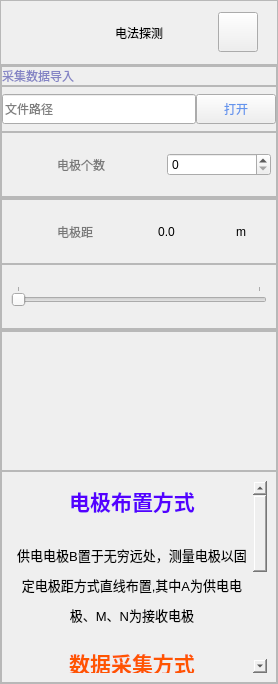
         <widget class="QWidget" name="extraLeftBox_elc">
          <layout class="QVBoxLayout" name="verticalLayout_14">
           <property name="spacing">
            <number>0</number>
           </property>
           <property name="leftMargin">
            <number>0</number>
           </property>
           <property name="topMargin">
            <number>0</number>
           </property>
           <property name="rightMargin">
            <number>0</number>
           </property>
           <property name="bottomMargin">
            <number>0</number>
           </property>
           <item>
            <widget class="QFrame" name="extraTop">
             <property name="minimumSize">
              <size>
               <width>0</width>
               <height>65</height>
              </size>
             </property>
             <property name="maximumSize">
              <size>
               <width>16777215</width>
               <height>65</height>
              </size>
             </property>
             <property name="frameShape">
              <enum>QFrame::StyledPanel</enum>
             </property>
             <property name="frameShadow">
              <enum>QFrame::Raised</enum>
             </property>
             <layout class="QHBoxLayout" name="horizontalLayout_3">
              <property name="spacing">
               <number>0</number>
              </property>
              <property name="leftMargin">
               <number>0</number>
              </property>
              <property name="topMargin">
               <number>0</number>
              </property>
              <property name="rightMargin">
               <number>0</number>
              </property>
              <property name="bottomMargin">
               <number>0</number>
              </property>
              <item>
               <widget class="QFrame" name="extraToplogo">
                <property name="minimumSize">
                 <size>
                  <width>40</width>
                  <height>0</height>
                 </size>
                </property>
                <property name="maximumSize">
                 <size>
                  <width>40</width>
                  <height>40</height>
                 </size>
                </property>
                <property name="styleSheet">
                 <string notr="true">background-image: url(:/icons/images/icons/light_mini.png);</string>
                </property>
                <property name="frameShape">
                 <enum>QFrame::NoFrame</enum>
                </property>
                <property name="frameShadow">
                 <enum>QFrame::Raised</enum>
                </property>
               </widget>
              </item>
              <item>
               <widget class="QLabel" name="extraTopLabel">
                <property name="minimumSize">
                 <size>
                  <width>120</width>
                  <height>0</height>
                 </size>
                </property>
                <property name="maximumSize">
                 <size>
                  <width>120</width>
                  <height>16777215</height>
                 </size>
                </property>
                <property name="styleSheet">
                 <string notr="true">font: 20pt &quot;黑体&quot;;</string>
                </property>
                <property name="text">
                 <string>电法探测</string>
                </property>
                <property name="alignment">
                 <set>Qt::AlignCenter</set>
                </property>
               </widget>
              </item>
              <item>
               <widget class="QPushButton" name="extraCloseBtn">
                <property name="minimumSize">
                 <size>
                  <width>40</width>
                  <height>40</height>
                 </size>
                </property>
                <property name="maximumSize">
                 <size>
                  <width>40</width>
                  <height>40</height>
                 </size>
                </property>
                <property name="cursor">
                 <cursorShape>PointingHandCursor</cursorShape>
                </property>
                <property name="styleSheet">
                 <string notr="true">image: url(:/icons/images/icons/return.png);</string>
                </property>
                <property name="text">
                 <string/>
                </property>
                <property name="iconSize">
                 <size>
                  <width>40</width>
                  <height>40</height>
                 </size>
                </property>
               </widget>
              </item>
             </layout>
            </widget>
           </item>
           <item>
            <widget class="QFrame" name="extraTopMenu">
             <property name="minimumSize">
              <size>
               <width>0</width>
               <height>265</height>
              </size>
             </property>
             <property name="maximumSize">
              <size>
               <width>16777215</width>
               <height>265</height>
              </size>
             </property>
             <property name="frameShape">
              <enum>QFrame::NoFrame</enum>
             </property>
             <property name="frameShadow">
              <enum>QFrame::Raised</enum>
             </property>
             <layout class="QVBoxLayout" name="verticalLayout">
              <property name="spacing">
               <number>0</number>
              </property>
              <property name="leftMargin">
               <number>0</number>
              </property>
              <property name="topMargin">
               <number>0</number>
              </property>
              <property name="rightMargin">
               <number>0</number>
              </property>
              <property name="bottomMargin">
               <number>0</number>
              </property>
              <item>
               <widget class="QFrame" name="file_pole">
                <property name="frameShape">
                 <enum>QFrame::StyledPanel</enum>
                </property>
                <property name="frameShadow">
                 <enum>QFrame::Raised</enum>
                </property>
                <layout class="QVBoxLayout" name="verticalLayout_23">
                 <property name="spacing">
                  <number>0</number>
                 </property>
                 <property name="leftMargin">
                  <number>0</number>
                 </property>
                 <property name="topMargin">
                  <number>0</number>
                 </property>
                 <property name="rightMargin">
                  <number>0</number>
                 </property>
                 <property name="bottomMargin">
                  <number>0</number>
                 </property>
                 <item>
                  <widget class="QFrame" name="file_label">
                   <property name="maximumSize">
                    <size>
                     <width>16777215</width>
                     <height>20</height>
                    </size>
                   </property>
                   <property name="frameShape">
                    <enum>QFrame::StyledPanel</enum>
                   </property>
                   <property name="frameShadow">
                    <enum>QFrame::Raised</enum>
                   </property>
                   <layout class="QVBoxLayout" name="verticalLayout_24">
                    <property name="spacing">
                     <number>0</number>
                    </property>
                    <property name="leftMargin">
                     <number>0</number>
                    </property>
                    <property name="topMargin">
                     <number>0</number>
                    </property>
                    <property name="rightMargin">
                     <number>0</number>
                    </property>
                    <property name="bottomMargin">
                     <number>0</number>
                    </property>
                    <item>
                     <widget class="QLabel" name="label_file">
                      <property name="styleSheet">
                       <string notr="true">color: rgb(132, 132, 197);</string>
                      </property>
                      <property name="text">
                       <string>采集数据导入</string>
                      </property>
                     </widget>
                    </item>
                   </layout>
                  </widget>
                 </item>
                 <item>
                  <widget class="QFrame" name="file_input">
                   <property name="frameShape">
                    <enum>QFrame::StyledPanel</enum>
                   </property>
                   <property name="frameShadow">
                    <enum>QFrame::Raised</enum>
                   </property>
                   <layout class="QHBoxLayout" name="horizontalLayout_2">
                    <property name="spacing">
                     <number>0</number>
                    </property>
                    <property name="leftMargin">
                     <number>0</number>
                    </property>
                    <property name="topMargin">
                     <number>0</number>
                    </property>
                    <property name="rightMargin">
                     <number>0</number>
                    </property>
                    <property name="bottomMargin">
                     <number>0</number>
                    </property>
                    <item>
                     <widget class="QLineEdit" name="lineEdit">
                      <property name="minimumSize">
                       <size>
                        <width>0</width>
                        <height>30</height>
                       </size>
                      </property>
                      <property name="placeholderText">
                       <string>文件路径</string>
                      </property>
                     </widget>
                    </item>
                    <item>
                     <widget class="QPushButton" name="file_open">
                      <property name="minimumSize">
                       <size>
                        <width>60</width>
                        <height>30</height>
                       </size>
                      </property>
                      <property name="cursor">
                       <cursorShape>PointingHandCursor</cursorShape>
                      </property>
                      <property name="styleSheet">
                       <string notr="true">color: rgb(100, 149, 237);
font: 16pt &quot;黑体&quot;;</string>
                      </property>
                      <property name="text">
                       <string>打开</string>
                      </property>
                     </widget>
                    </item>
                   </layout>
                  </widget>
                 </item>
                 <item>
                  <widget class="QFrame" name="frame_pole">
                   <property name="minimumSize">
                    <size>
                     <width>0</width>
                     <height>65</height>
                    </size>
                   </property>
                   <property name="maximumSize">
                    <size>
                     <width>16777215</width>
                     <height>65</height>
                    </size>
                   </property>
                   <property name="frameShape">
                    <enum>QFrame::StyledPanel</enum>
                   </property>
                   <property name="frameShadow">
                    <enum>QFrame::Raised</enum>
                   </property>
                   <layout class="QHBoxLayout" name="horizontalLayout_4">
                    <property name="spacing">
                     <number>5</number>
                    </property>
                    <property name="leftMargin">
                     <number>10</number>
                    </property>
                    <property name="topMargin">
                     <number>0</number>
                    </property>
                    <property name="rightMargin">
                     <number>5</number>
                    </property>
                    <property name="bottomMargin">
                     <number>0</number>
                    </property>
                    <item>
                     <widget class="QFrame" name="pole_logo">
                      <property name="maximumSize">
                       <size>
                        <width>40</width>
                        <height>40</height>
                       </size>
                      </property>
                      <property name="styleSheet">
                       <string notr="true">background-image: url(:/icons/images/icons/pole.png);</string>
                      </property>
                      <property name="frameShape">
                       <enum>QFrame::NoFrame</enum>
                      </property>
                      <property name="frameShadow">
                       <enum>QFrame::Raised</enum>
                      </property>
                     </widget>
                    </item>
                    <item>
                     <widget class="QLabel" name="pole_number_label">
                      <property name="maximumSize">
                       <size>
                        <width>16777215</width>
                        <height>16777215</height>
                       </size>
                      </property>
                      <property name="styleSheet">
                       <string notr="true">color: rgb(120, 120, 120);</string>
                      </property>
                      <property name="text">
                       <string>电极个数</string>
                      </property>
                     </widget>
                    </item>
                    <item>
                     <widget class="QSpinBox" name="spinBox_pole">
                      <property name="minimumSize">
                       <size>
                        <width>0</width>
                        <height>20</height>
                       </size>
                      </property>
                      <property name="maximumSize">
                       <size>
                        <width>16777215</width>
                        <height>16777215</height>
                       </size>
                      </property>
                      <property name="cursor">
                       <cursorShape>PointingHandCursor</cursorShape>
                      </property>
                     </widget>
                    </item>
                   </layout>
                  </widget>
                 </item>
                </layout>
               </widget>
              </item>
              <item>
               <widget class="QFrame" name="pole_distance">
                <property name="frameShape">
                 <enum>QFrame::StyledPanel</enum>
                </property>
                <property name="frameShadow">
                 <enum>QFrame::Raised</enum>
                </property>
                <layout class="QVBoxLayout" name="verticalLayout_15">
                 <property name="spacing">
                  <number>0</number>
                 </property>
                 <property name="leftMargin">
                  <number>0</number>
                 </property>
                 <property name="topMargin">
                  <number>0</number>
                 </property>
                 <property name="rightMargin">
                  <number>0</number>
                 </property>
                 <property name="bottomMargin">
                  <number>0</number>
                 </property>
                 <item>
                  <widget class="QFrame" name="distanceText">
                   <property name="frameShape">
                    <enum>QFrame::StyledPanel</enum>
                   </property>
                   <property name="frameShadow">
                    <enum>QFrame::Raised</enum>
                   </property>
                   <layout class="QHBoxLayout" name="horizontalLayout_5">
                    <property name="spacing">
                     <number>5</number>
                    </property>
                    <property name="leftMargin">
                     <number>10</number>
                    </property>
                    <property name="topMargin">
                     <number>0</number>
                    </property>
                    <property name="rightMargin">
                     <number>0</number>
                    </property>
                    <property name="bottomMargin">
                     <number>0</number>
                    </property>
                    <item>
                     <widget class="QFrame" name="distanceLogo">
                      <property name="maximumSize">
                       <size>
                        <width>40</width>
                        <height>40</height>
                       </size>
                      </property>
                      <property name="styleSheet">
                       <string notr="true">border-image: url(:/icons/images/icons/distance.png);</string>
                      </property>
                      <property name="frameShape">
                       <enum>QFrame::NoFrame</enum>
                      </property>
                      <property name="frameShadow">
                       <enum>QFrame::Raised</enum>
                      </property>
                     </widget>
                    </item>
                    <item>
                     <widget class="QLabel" name="pol_distance_label">
                      <property name="minimumSize">
                       <size>
                        <width>0</width>
                        <height>0</height>
                       </size>
                      </property>
                      <property name="maximumSize">
                       <size>
                        <width>16777215</width>
                        <height>16777215</height>
                       </size>
                      </property>
                      <property name="styleSheet">
                       <string notr="true">color: rgb(120, 120, 120);</string>
                      </property>
                      <property name="text">
                       <string>电极距</string>
                      </property>
                     </widget>
                    </item>
                    <item>
                     <widget class="QLabel" name="distanceValue">
                      <property name="text">
                       <string>0.0</string>
                      </property>
                      <property name="alignment">
                       <set>Qt::AlignCenter</set>
                      </property>
                     </widget>
                    </item>
                    <item>
                     <widget class="QLabel" name="meter">
                      <property name="text">
                       <string>m</string>
                      </property>
                      <property name="alignment">
                       <set>Qt::AlignCenter</set>
                      </property>
                     </widget>
                    </item>
                   </layout>
                  </widget>
                 </item>
                 <item>
                  <widget class="QFrame" name="distanceWidget">
                   <property name="frameShape">
                    <enum>QFrame::StyledPanel</enum>
                   </property>
                   <property name="frameShadow">
                    <enum>QFrame::Raised</enum>
                   </property>
                   <layout class="QVBoxLayout" name="verticalLayout_16">
                    <item>
                     <widget class="QSlider" name="horizontalSlider">
                      <property name="cursor">
                       <cursorShape>PointingHandCursor</cursorShape>
                      </property>
                      <property name="maximum">
                       <number>10</number>
                      </property>
                      <property name="orientation">
                       <enum>Qt::Horizontal</enum>
                      </property>
                      <property name="tickPosition">
                       <enum>QSlider::TicksAbove</enum>
                      </property>
                      <property name="tickInterval">
                       <number>10</number>
                      </property>
                     </widget>
                    </item>
                   </layout>
                  </widget>
                 </item>
                </layout>
               </widget>
              </item>
             </layout>
            </widget>
           </item>
           <item>
            <widget class="QFrame" name="extraBottom">
             <property name="styleSheet">
              <string notr="true"/>
             </property>
             <property name="frameShape">
              <enum>QFrame::StyledPanel</enum>
             </property>
             <property name="frameShadow">
              <enum>QFrame::Raised</enum>
             </property>
             <layout class="QVBoxLayout" name="verticalLayout_17">
              <property name="spacing">
               <number>0</number>
              </property>
              <property name="leftMargin">
               <number>0</number>
              </property>
              <property name="topMargin">
               <number>0</number>
              </property>
              <property name="rightMargin">
               <number>0</number>
              </property>
              <property name="bottomMargin">
               <number>0</number>
              </property>
              <item>
               <widget class="QFrame" name="pipPic">
                <property name="minimumSize">
                 <size>
                  <width>0</width>
                  <height>140</height>
                 </size>
                </property>
                <property name="maximumSize">
                 <size>
                  <width>16777215</width>
                  <height>140</height>
                 </size>
                </property>
                <property name="styleSheet">
                 <string notr="true">border-image: url(:/icons/images/icons/pip.png);
background-repeat:no-repeat;</string>
                </property>
                <property name="frameShape">
                 <enum>QFrame::StyledPanel</enum>
                </property>
                <property name="frameShadow">
                 <enum>QFrame::Raised</enum>
                </property>
               </widget>
              </item>
              <item>
               <widget class="QFrame" name="pipText">
                <property name="frameShape">
                 <enum>QFrame::StyledPanel</enum>
                </property>
                <property name="frameShadow">
                 <enum>QFrame::Raised</enum>
                </property>
                <layout class="QVBoxLayout" name="verticalLayout_18">
                 <item>
                  <widget class="QTextEdit" name="textEdit">
                   <property name="styleSheet">
                    <string notr="true">background-color:transparent;</string>
                   </property>
                   <property name="frameShape">
                    <enum>QFrame::NoFrame</enum>
                   </property>
                   <property name="html">
                    <string>&lt;!DOCTYPE HTML PUBLIC &quot;-//W3C//DTD HTML 4.0//EN&quot; &quot;http://www.w3.org/TR/REC-html40/strict.dtd&quot;&gt;
&lt;html&gt;&lt;head&gt;&lt;meta name=&quot;qrichtext&quot; content=&quot;1&quot; /&gt;&lt;meta charset=&quot;utf-8&quot; /&gt;&lt;style type=&quot;text/css&quot;&gt;
p, li { white-space: pre-wrap; }
hr { height: 1px; border-width: 0; }
li.unchecked::marker { content: &quot;\2610&quot;; }
li.checked::marker { content: &quot;\2612&quot;; }
&lt;/style&gt;&lt;/head&gt;&lt;body style=&quot; font-family:'Microsoft YaHei UI'; font-size:14pt; font-weight:400; font-style:normal;&quot;&gt;
&lt;p align=&quot;center&quot; style=&quot; margin-top:12px; margin-bottom:12px; margin-left:0px; margin-right:0px; -qt-block-indent:0; text-indent:0px; line-height:150%;&quot;&gt;&lt;span style=&quot; font-family:'宋体'; font-size:16pt; font-weight:700; color:#5500ff;&quot;&gt;电极布置方式&lt;/span&gt;&lt;/p&gt;
&lt;p align=&quot;center&quot; style=&quot; margin-top:12px; margin-bottom:12px; margin-left:0px; margin-right:0px; -qt-block-indent:0; text-indent:0px; line-height:150%;&quot;&gt;&lt;span style=&quot; font-family:'宋体'; font-size:10pt;&quot;&gt;供电电极&lt;/span&gt;&lt;span style=&quot; font-family:'Times New Roman','serif'; font-size:10pt;&quot;&gt;B&lt;/span&gt;&lt;span style=&quot; font-family:'宋体'; font-size:10pt;&quot;&gt;置于无穷远处，测量电极以固定电极距方式直线布置,其中A为供电电极、M、N为接收电极&lt;/span&gt;&lt;/p&gt;
&lt;p align=&quot;center&quot; style=&quot; margin-top:12px; margin-bottom:12px; margin-left:0px; margin-right:0px; -qt-block-indent:0; text-indent:0px; line-height:150%;&quot;&gt;&lt;span style=&quot; font-family:'宋体'; font-size:16pt; font-weight:700; color:#ff5500;&quot;&gt;数据采集方式&lt;/span&gt;&lt;/p&gt;
&lt;p align=&quot;center&quot; style=&quot; margin-top:12px; margin-bottom:12px; margin-left:0px; margin-right:0px; -qt-block-indent:0; text-indent:0px; line-height:150%;&quot;&gt;&lt;span style=&quot; font-family:'宋体'; font-size:10pt;&quot;&gt;首先，&lt;/span&gt;&lt;span style=&quot; font-family:'Times New Roman','serif'; font-size:10pt;&quot;&gt;A=#1，M=#2……#n-1&lt;/span&gt;&lt;span style=&quot; font-family:'宋体'; font-size:10pt;&quot;&gt;，&lt;/span&gt;&lt;span style=&quot; font-family:'Times New Roman','serif'; font-size:10pt;&quot;&gt;N=#3……#n&lt;/span&gt;&lt;span style=&quot; font-family:'宋体'; font-size:10pt;&quot;&gt;，移动测得第一组&lt;/span&gt;&lt;a name=&quot;_x0000_t75&quot;&gt;&lt;/a&gt;&lt;span style=&quot; font-family:'Times New Roman','serif'; font-size:10pt;&quot;&gt; &lt;/span&gt;&lt;a name=&quot;图片_x0020_253&quot;&gt;&lt;/a&gt;&lt;span style=&quot; font-family:'宋体'; font-size:10pt;&quot;&gt;数&lt;/span&gt;&lt;span style=&quot; font-family:'宋体'; font-size:10pt;&quot;&gt;据； &lt;/span&gt;&lt;/p&gt;
&lt;p align=&quot;center&quot; style=&quot; margin-top:12px; margin-bottom:12px; margin-left:0px; margin-right:0px; -qt-block-indent:0; text-indent:0px; line-height:150%;&quot;&gt;&lt;span style=&quot; font-family:'宋体'; font-size:10pt;&quot;&gt;接着供电电极&lt;/span&gt;&lt;span style=&quot; font-family:'Times New Roman','serif'; font-size:10pt;&quot;&gt;A&lt;/span&gt;&lt;span style=&quot; font-family:'宋体'; font-size:10pt;&quot;&gt;向前移动一个电极，&lt;/span&gt;&lt;span style=&quot; font-family:'Times New Roman','serif'; font-size:10pt;&quot;&gt;A=#2，获取第二组数据；&lt;/span&gt;&lt;/p&gt;
&lt;p align=&quot;center&quot; style=&quot; margin-top:12px; margin-bottom:12px; margin-left:0px; margin-right:0px; -qt-block-indent:0; text-indent:0px; line-height:150%;&quot;&gt;&lt;span style=&quot; font-family:'Times New Roman','serif'; font-size:10pt;&quot;&gt;以此类推&lt;/span&gt;&lt;/p&gt;&lt;/body&gt;&lt;/html&gt;</string>
                   </property>
                  </widget>
                 </item>
                </layout>
               </widget>
              </item>
             </layout>
            </widget>
           </item>
          </layout>
         </widget>
